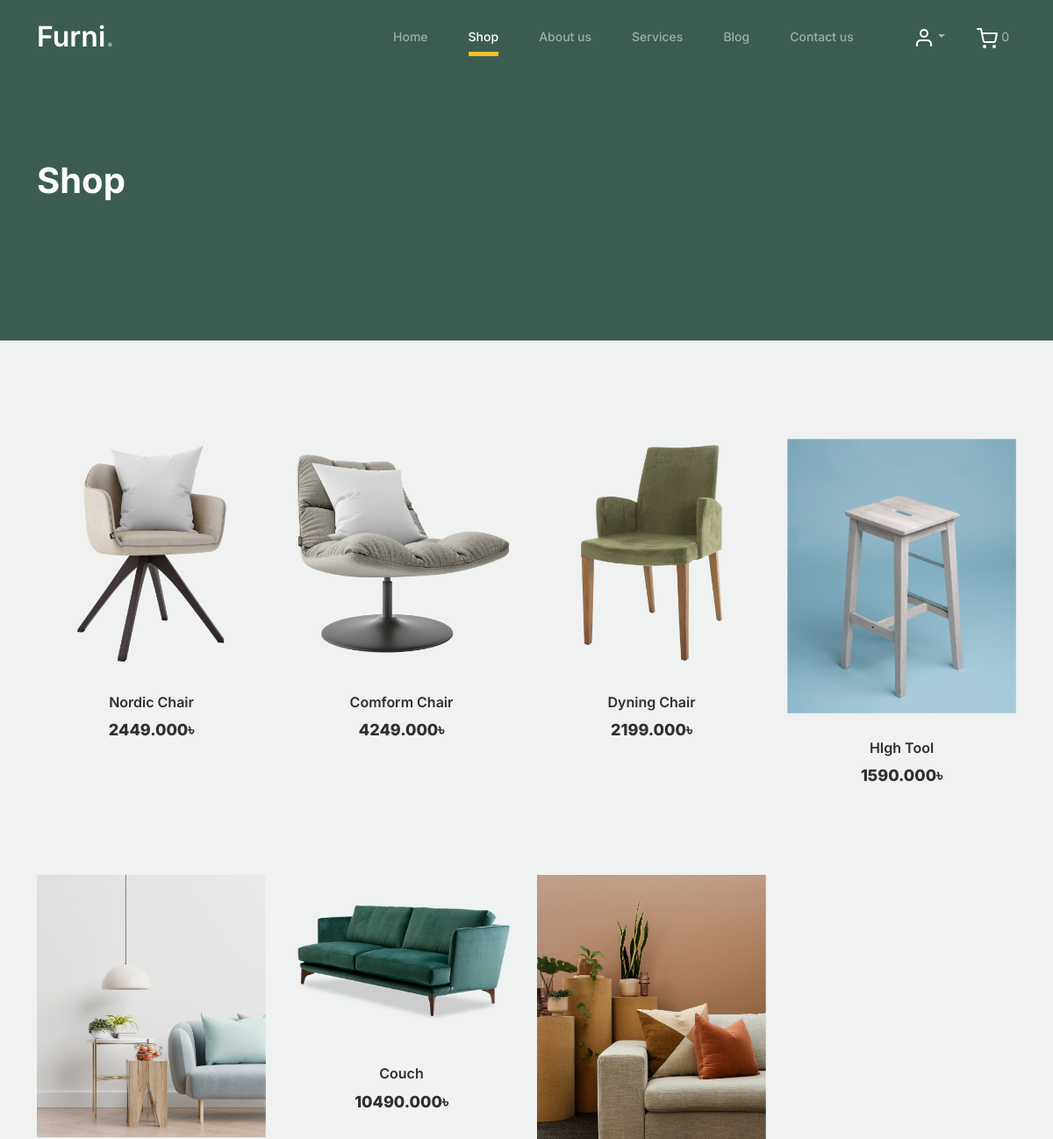
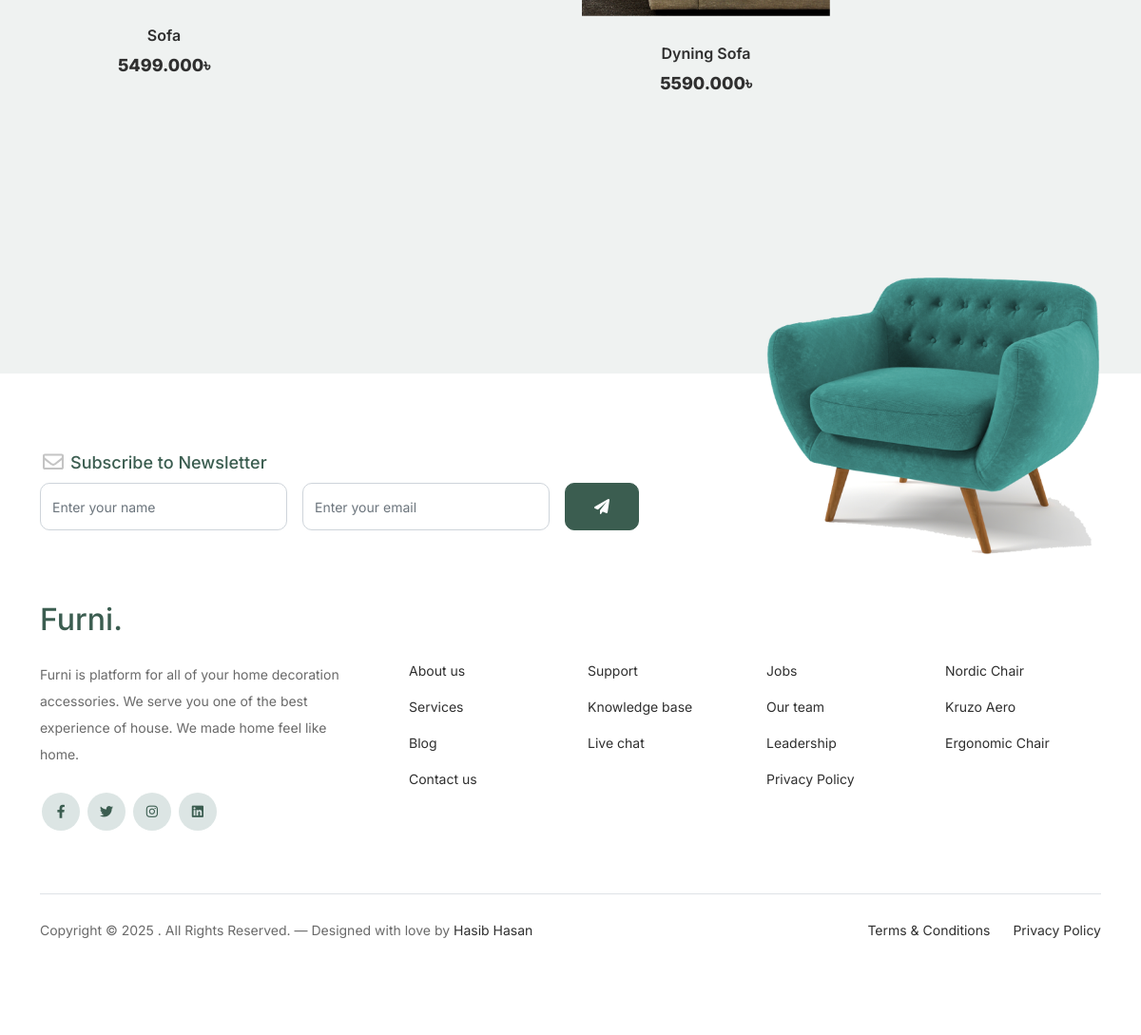
Page /shop/ (signed in) on the committed database (2 pictures, top to bottom).
### Shop/models.py (models this page shows, shortened)
class Cart(models.Model):
    user = models.OneToOneField(User, on_delete=models.CASCADE)
    create_at = models.DateTimeField(auto_now_add=True)

class Product(models.Model):
    image = models.ImageField(upload_to='Shop/media/uploads')
    title = models.CharField(max_length=50)
    price = models.DecimalField(max_digits=10, decimal_places=3)

### Shop/views.py (the view)
# urls.py: path("", views.shop, name="shop"),
def shop(request):
    data = Product.objects.all()
    return render(request, 'shop.html', {'data': data})

### Shop/templates/shop.html (shortened to what this page needs)
{% extends "base.html" %}
{% load static %}
{% block body %}
  <body>
			<div class="hero">
				<div class="container">
					<div class="row justify-content-between">
						<div class="col-lg-5">
							<div class="intro-excerpt">
								<h1>Shop</h1>
							</div>
						</div>
						<div class="col-lg-7">
						</div>
					</div>
				</div>
			</div>
		<div class="untree_co-section product-section before-footer-section">
		    <div class="container">
		      	<div class="row">
					 {% for p in data %}
					<div class="col-12 col-md-4 col-lg-3 mb-5">
						<div class="product-item">
							<img src="{{p.image.url}}" class="img-fluid product-thumbnail">
							<h3 class="product-title">{{p.title}}</h3>
							<strong class="product-price">{{p.price}}৳</strong>
						</div>
					</div>
					{% endfor %}
		      	</div>
		    </div>
		</div>
	</body>
{% endblock%}

### templates/base.html (shortened to what this page needs)
{% load static %}
<!DOCTYPE html>
<html lang="en">
  <head>
    <link href="{% static 'css/bootstrap.min.css' %}" rel="stylesheet" />
    <link href="https://cdnjs.cloudflare.com/ajax/libs/font-awesome/6.0.0-beta3/css/all.min.css" rel="stylesheet"/>
    <link href="https://cdnjs.cloudflare.com/ajax/libs/font-awesome/6.0.0/css/all.min.css" rel="stylesheet" />
    <link href="{% static 'css/tiny-slider.css' %}" rel="stylesheet" />
    <link href="{% static 'css/style.css' %}" rel="stylesheet" />
  </head>
  <body>
    <nav
      class="custom-navbar navbar navbar navbar-expand-md navbar-dark bg-dark"
      arial-label="Furni navigation bar"
    >
      <div class="container">
        <a class="navbar-brand" href="{% url "home" %}">Furni<span>.</span></a>
        <div class="collapse navbar-collapse" id="navbarsFurni">
          <ul class="custom-navbar-nav navbar-nav ms-auto mb-2 mb-md-0">
            <li class="nav-item {% if request.resolver_match.url_name == 'home' %}active{% endif %}">
              <a class="nav-link" href="{% url 'home' %}">Home</a>
            </li>
            <li class="nav-item {% if request.resolver_match.url_name == 'shop' %}active{% endif %}">
              <a class="nav-link" href="{% url 'shop' %}">Shop</a>
            </li>
            <li class="nav-item {% if request.resolver_match.url_name == 'about' %}active{% endif %}">
              <a class="nav-link" href="{% url 'about' %}">About us</a>
            </li>
            <li class="nav-item {% if request.resolver_match.url_name == 'service' %}active{% endif %}">
              <a class="nav-link" href="{% url 'service' %}">Services</a>
            </li>
            <li class="nav-item {% if request.resolver_match.url_name == 'blog' %}active{% endif %}">
              <a class="nav-link" href="{% url 'blog' %}">Blog</a>
            </li>
            <li class="nav-item {% if request.resolver_match.url_name == 'contact' %}active{% endif %}">
              <a class="nav-link" href="{% url 'contact' %}">Contact us</a>
            </li>
          </ul>
          <ul class="custom-navbar-cta navbar-nav mb-2 mb-md-0 ms-5">
            <li class="nav-item">
              <div class="dropdown">
                <a class="nav-link dropdown-toggle" href="#" role="button" data-bs-toggle="dropdown" aria-expanded="false">
                  <img src="{% static "images/user.svg" %}" />
                </a>
              </div>
            </li>
            <li>
              <a class="nav-link" href="{% url "cart" %}">
				<img src="{% static "images/cart.svg" %}" />
				{% if user.is_authenticated %}
				{% with cart=user.cart %}
					<span class="cart-count" id="cart-count">{{ cart.items.count }}</span>
				{% endwith %}
				{% endif %}
			</a>
            </li>
          </ul>
        </div>
      </div>
    </nav>
    {% block body %}
    {% endblock %}
    <footer class="footer-section">
      <div class="container relative">
        <div class="sofa-img">
          <img
            src="{% static 'images/sofa.png' %}"
            alt="Image"
            class="img-fluid"
          />
        </div>
        <div class="row">
          <div class="col-lg-8">
            <div class="subscription-form">
              <h3 class="d-flex align-items-center">
                <span class="me-1"
                  ><img
                    src="{% static 'images/envelope-outline.svg' %}"
                    alt="Image"
                    class="img-fluid" /></span
                ><span>Subscribe to Newsletter</span>
              </h3>
              <form action="#" class="row g-3">
                <div class="col-auto">
                  <input
                    type="text"
                    class="form-control"
                    placeholder="Enter your name"
                  />
                </div>
                <div class="col-auto">
                  <input
                    type="email"
                    class="form-control"
                    placeholder="Enter your email"
                  />
                </div>
                <div class="col-auto">
                  <button class="btn btn-primary">
                    <span class="fa fa-paper-plane"></span>
                  </button>
                </div>
              </form>
            </div>
          </div>
        </div>
        <div class="row g-5 mb-5">
          <div class="col-lg-4">
            <div class="mb-4 footer-logo-wrap">
              <a href="#" class="footer-logo">Furni<span>.</span></a>
            </div>
            <p class="mb-4">
              Furni is platform for all of your home decoration accessories. We serve you one of the best experience of house. We made home feel like home.
            </p>
            <ul class="list-unstyled custom-social">
              <li>
                <a href="#"><span class="fa fa-brands fa-facebook-f"></span></a>
              </li>
              <li>
                <a href="#"><span class="fa fa-brands fa-twitter"></span></a>
              </li>
              <li>
                <a href="#"><span class="fa fa-brands fa-instagram"></span></a>
              </li>
              <li>
                <a href="#"><span class="fa fa-brands fa-linkedin"></span></a>
              </li>
            </ul>
          </div>
          <div class="col-lg-8">
            <div class="row links-wrap">
              <div class="col-6 col-sm-6 col-md-3">
                <ul class="list-unstyled">
                  <li><a href="{% url "about" %}">About us</a></li>
                  <li><a href="{% url "service" %}">Services</a></li>
                  <li><a href="{% url "blog" %}">Blog</a></li>
                  <li><a href="{% url "contact" %}">Contact us</a></li>
                </ul>
              </div>
              <div class="col-6 col-sm-6 col-md-3">
                <ul class="list-unstyled">
                  <li><a href="#">Support</a></li>
                  <li><a href="#">Knowledge base</a></li>
                  <li><a href="#">Live chat</a></li>
                </ul>
              </div>
              <div class="col-6 col-sm-6 col-md-3">
                <ul class="list-unstyled">
                  <li><a href="#">Jobs</a></li>
                  <li><a href="#">Our team</a></li>
                  <li><a href="#">Leadership</a></li>
                  <li><a href="#">Privacy Policy</a></li>
                </ul>
              </div>
              <div class="col-6 col-sm-6 col-md-3">
                <ul class="list-unstyled">
                  <li><a href="#">Nordic Chair</a></li>
                  <li><a href="#">Kruzo Aero</a></li>
                  <li><a href="#">Ergonomic Chair</a></li>
                </ul>
              </div>
            </div>
          </div>
        </div>
        <div class="border-top copyright">
          <div class="row pt-4">
            <div class="col-lg-6">
              <p class="mb-2 text-center text-lg-start">
                Copyright &copy;
                . All Rights Reserved. &mdash; Designed with love by
                <a href="https://www.linkedin.com/in/hasiblnkd/">Hasib Hasan</a>
              </p>
            </div>
            <div class="col-lg-6 text-center text-lg-end">
              <ul class="list-unstyled d-inline-flex ms-auto">
                <li class="me-4"><a href="#">Terms &amp; Conditions</a></li>
                <li><a href="#">Privacy Policy</a></li>
              </ul>
            </div>
          </div>
        </div>
      </div>
    </footer>
</body>

### rows in the picture
Cart: items.count "0"
Product: image (picture), title "Nordic Chair", price "2449.000"
Product: image (picture), title "Comform Chair", price "4249.000"
Product: image (picture), title "Dyning Chair", price "2199.000"
Product: image (picture), title "HIgh Tool", price "1590.000"
Product: image (picture), title "Sofa", price "5499.000"
Product: image (picture), title "Couch", price "10490.000"
Product: image (picture), title "Dyning Sofa", price "5590.000"
